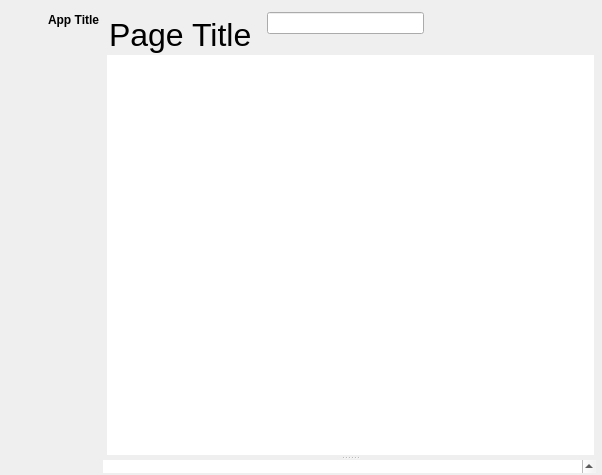
<?xml version="1.0" encoding="UTF-8"?>
<ui version="4.0">
 <class>MainWindow</class>
 <widget class="QMainWindow" name="MainWindow">
  <property name="geometry">
   <rect>
    <x>0</x>
    <y>0</y>
    <width>602</width>
    <height>475</height>
   </rect>
  </property>
  <property name="sizePolicy">
   <sizepolicy hsizetype="Preferred" vsizetype="Preferred">
    <horstretch>1</horstretch>
    <verstretch>1</verstretch>
   </sizepolicy>
  </property>
  <property name="minimumSize">
   <size>
    <width>400</width>
    <height>400</height>
   </size>
  </property>
  <property name="palette">
   <palette>
    <active>
     <colorrole role="Highlight">
      <brush brushstyle="SolidPattern">
       <color alpha="255">
        <red>160</red>
        <green>160</green>
        <blue>160</blue>
       </color>
      </brush>
     </colorrole>
    </active>
    <inactive>
     <colorrole role="Highlight">
      <brush brushstyle="SolidPattern">
       <color alpha="255">
        <red>160</red>
        <green>160</green>
        <blue>160</blue>
       </color>
      </brush>
     </colorrole>
    </inactive>
    <disabled>
     <colorrole role="Highlight">
      <brush brushstyle="SolidPattern">
       <color alpha="255">
        <red>0</red>
        <green>120</green>
        <blue>215</blue>
       </color>
      </brush>
     </colorrole>
    </disabled>
   </palette>
  </property>
  <property name="font">
   <font>
    <stylestrategy>PreferAntialias</stylestrategy>
   </font>
  </property>
  <property name="acceptDrops">
   <bool>true</bool>
  </property>
  <property name="windowTitle">
   <string>Conan App Launcher</string>
  </property>
  <property name="windowIcon">
   <iconset>
    <normaloff>:/icons/icon.ico</normaloff>:/icons/icon.ico</iconset>
  </property>
  <widget class="QWidget" name="central_widget">
   <property name="sizePolicy">
    <sizepolicy hsizetype="Expanding" vsizetype="Expanding">
     <horstretch>1</horstretch>
     <verstretch>1</verstretch>
    </sizepolicy>
   </property>
   <layout class="QVBoxLayout" name="central_widget_layout">
    <property name="spacing">
     <number>0</number>
    </property>
    <property name="leftMargin">
     <number>2</number>
    </property>
    <property name="topMargin">
     <number>0</number>
    </property>
    <property name="rightMargin">
     <number>1</number>
    </property>
    <property name="bottomMargin">
     <number>1</number>
    </property>
    <item>
     <widget class="QFrame" name="main_frame">
      <property name="frameShape">
       <enum>QFrame::Shape::NoFrame</enum>
      </property>
      <property name="frameShadow">
       <enum>QFrame::Shadow::Raised</enum>
      </property>
      <property name="lineWidth">
       <number>0</number>
      </property>
      <layout class="QGridLayout" name="main_frame_layout" rowstretch="1,10" columnstretch="1,20">
       <property name="leftMargin">
        <number>0</number>
       </property>
       <property name="topMargin">
        <number>0</number>
       </property>
       <property name="rightMargin">
        <number>3</number>
       </property>
       <property name="bottomMargin">
        <number>1</number>
       </property>
       <property name="spacing">
        <number>0</number>
       </property>
       <item row="0" column="1">
        <widget class="QFrame" name="top_frame">
         <property name="minimumSize">
          <size>
           <width>0</width>
           <height>55</height>
          </size>
         </property>
         <property name="maximumSize">
          <size>
           <width>16777215</width>
           <height>70</height>
          </size>
         </property>
         <property name="lineWidth">
          <number>0</number>
         </property>
         <layout class="QHBoxLayout" name="top_frame_layout">
          <property name="spacing">
           <number>0</number>
          </property>
          <property name="leftMargin">
           <number>1</number>
          </property>
          <property name="topMargin">
           <number>0</number>
          </property>
          <property name="rightMargin">
           <number>0</number>
          </property>
          <property name="bottomMargin">
           <number>0</number>
          </property>
          <item>
           <widget class="QFrame" name="top_center_frame">
            <property name="minimumSize">
             <size>
              <width>55</width>
              <height>0</height>
             </size>
            </property>
            <property name="maximumSize">
             <size>
              <width>16777214</width>
              <height>100</height>
             </size>
            </property>
            <layout class="QHBoxLayout" name="top_center_frame_layout">
             <property name="leftMargin">
              <number>5</number>
             </property>
             <property name="topMargin">
              <number>1</number>
             </property>
             <property name="rightMargin">
              <number>0</number>
             </property>
             <property name="bottomMargin">
              <number>2</number>
             </property>
             <item>
              <widget class="QLabel" name="page_title">
               <property name="sizePolicy">
                <sizepolicy hsizetype="Minimum" vsizetype="MinimumExpanding">
                 <horstretch>0</horstretch>
                 <verstretch>0</verstretch>
                </sizepolicy>
               </property>
               <property name="font">
                <font>
                 <pointsize>24</pointsize>
                 <stylestrategy>PreferAntialias</stylestrategy>
                </font>
               </property>
               <property name="text">
                <string>Page Title</string>
               </property>
               <property name="scaledContents">
                <bool>true</bool>
               </property>
               <property name="alignment">
                <set>Qt::AlignmentFlag::AlignBottom|Qt::AlignmentFlag::AlignLeading|Qt::AlignmentFlag::AlignLeft</set>
               </property>
               <property name="margin">
                <number>0</number>
               </property>
              </widget>
             </item>
             <item>
              <widget class="QFrame" name="top_center_right_frame">
               <property name="sizePolicy">
                <sizepolicy hsizetype="MinimumExpanding" vsizetype="Preferred">
                 <horstretch>0</horstretch>
                 <verstretch>0</verstretch>
                </sizepolicy>
               </property>
               <property name="minimumSize">
                <size>
                 <width>0</width>
                 <height>0</height>
                </size>
               </property>
               <layout class="QGridLayout" name="gridLayout">
                <property name="leftMargin">
                 <number>9</number>
                </property>
                <property name="topMargin">
                 <number>0</number>
                </property>
                <property name="rightMargin">
                 <number>3</number>
                </property>
                <property name="bottomMargin">
                 <number>0</number>
                </property>
                <item row="0" column="1">
                 <widget class="QFrame" name="window_btns_frame">
                  <property name="minimumSize">
                   <size>
                    <width>0</width>
                    <height>45</height>
                   </size>
                  </property>
                  <property name="maximumSize">
                   <size>
                    <width>165</width>
                    <height>60</height>
                   </size>
                  </property>
                  <property name="layoutDirection">
                   <enum>Qt::LayoutDirection::RightToLeft</enum>
                  </property>
                  <property name="frameShape">
                   <enum>QFrame::Shape::NoFrame</enum>
                  </property>
                  <layout class="QHBoxLayout" name="horizontalLayout_4">
                   <property name="spacing">
                    <number>0</number>
                   </property>
                   <property name="leftMargin">
                    <number>0</number>
                   </property>
                   <property name="topMargin">
                    <number>0</number>
                   </property>
                   <property name="rightMargin">
                    <number>0</number>
                   </property>
                   <property name="bottomMargin">
                    <number>0</number>
                   </property>
                   <item>
                    <widget class="QPushButton" name="close_button">
                     <property name="minimumSize">
                      <size>
                       <width>55</width>
                       <height>35</height>
                      </size>
                     </property>
                     <property name="text">
                      <string/>
                     </property>
                     <property name="flat">
                      <bool>true</bool>
                     </property>
                    </widget>
                   </item>
                   <item>
                    <widget class="QPushButton" name="restore_max_button">
                     <property name="minimumSize">
                      <size>
                       <width>55</width>
                       <height>35</height>
                      </size>
                     </property>
                     <property name="text">
                      <string/>
                     </property>
                     <property name="flat">
                      <bool>true</bool>
                     </property>
                    </widget>
                   </item>
                   <item>
                    <widget class="QPushButton" name="minimize_button">
                     <property name="minimumSize">
                      <size>
                       <width>55</width>
                       <height>35</height>
                      </size>
                     </property>
                     <property name="text">
                      <string/>
                     </property>
                     <property name="flat">
                      <bool>true</bool>
                     </property>
                    </widget>
                   </item>
                  </layout>
                 </widget>
                </item>
                <item row="1" column="1">
                 <spacer name="top_center_vspacer">
                  <property name="orientation">
                   <enum>Qt::Orientation::Vertical</enum>
                  </property>
                  <property name="sizeHint" stdset="0">
                   <size>
                    <width>20</width>
                    <height>40</height>
                   </size>
                  </property>
                 </spacer>
                </item>
                <item row="0" column="0">
                 <widget class="QFrame" name="top_center_search_frame">
                  <property name="layoutDirection">
                   <enum>Qt::LayoutDirection::RightToLeft</enum>
                  </property>
                  <layout class="QVBoxLayout" name="verticalLayout">
                   <property name="leftMargin">
                    <number>0</number>
                   </property>
                   <property name="rightMargin">
                    <number>0</number>
                   </property>
                   <item>
                    <widget class="QLineEdit" name="search_bar_line_edit">
                     <property name="maximumSize">
                      <size>
                       <width>400</width>
                       <height>16777215</height>
                      </size>
                     </property>
                     <property name="layoutDirection">
                      <enum>Qt::LayoutDirection::RightToLeft</enum>
                     </property>
                     <property name="inputMask">
                      <string/>
                     </property>
                     <property name="text">
                      <string/>
                     </property>
                     <property name="placeholderText">
                      <string/>
                     </property>
                     <property name="clearButtonEnabled">
                      <bool>true</bool>
                     </property>
                    </widget>
                   </item>
                  </layout>
                 </widget>
                </item>
               </layout>
              </widget>
             </item>
            </layout>
           </widget>
          </item>
         </layout>
        </widget>
       </item>
       <item row="1" column="1">
        <widget class="QFrame" name="center_frame">
         <property name="frameShape">
          <enum>QFrame::Shape::NoFrame</enum>
         </property>
         <property name="frameShadow">
          <enum>QFrame::Shadow::Raised</enum>
         </property>
         <layout class="QHBoxLayout" name="center_frame_layout" stretch="0,0">
          <property name="spacing">
           <number>0</number>
          </property>
          <property name="sizeConstraint">
           <enum>QLayout::SizeConstraint::SetDefaultConstraint</enum>
          </property>
          <property name="leftMargin">
           <number>0</number>
          </property>
          <property name="topMargin">
           <number>0</number>
          </property>
          <property name="rightMargin">
           <number>2</number>
          </property>
          <property name="bottomMargin">
           <number>0</number>
          </property>
          <item>
           <widget class="QFrame" name="page_frame">
            <property name="frameShape">
             <enum>QFrame::Shape::NoFrame</enum>
            </property>
            <property name="frameShadow">
             <enum>QFrame::Shadow::Raised</enum>
            </property>
            <layout class="QVBoxLayout" name="page_frame_layout" stretch="0">
             <property name="spacing">
              <number>0</number>
             </property>
             <property name="sizeConstraint">
              <enum>QLayout::SizeConstraint::SetMinAndMaxSize</enum>
             </property>
             <property name="leftMargin">
              <number>0</number>
             </property>
             <property name="topMargin">
              <number>0</number>
             </property>
             <property name="rightMargin">
              <number>0</number>
             </property>
             <property name="bottomMargin">
              <number>0</number>
             </property>
             <item>
              <widget class="QSplitter" name="content_footer_splitter">
               <property name="orientation">
                <enum>Qt::Orientation::Vertical</enum>
               </property>
               <property name="childrenCollapsible">
                <bool>false</bool>
               </property>
               <widget class="QFrame" name="content_frame">
                <property name="sizePolicy">
                 <sizepolicy hsizetype="Preferred" vsizetype="Preferred">
                  <horstretch>0</horstretch>
                  <verstretch>0</verstretch>
                 </sizepolicy>
                </property>
                <property name="minimumSize">
                 <size>
                  <width>0</width>
                  <height>300</height>
                 </size>
                </property>
                <property name="frameShape">
                 <enum>QFrame::Shape::NoFrame</enum>
                </property>
                <property name="frameShadow">
                 <enum>QFrame::Shadow::Raised</enum>
                </property>
                <layout class="QVBoxLayout" name="content_frame_layout">
                 <property name="spacing">
                  <number>0</number>
                 </property>
                 <property name="sizeConstraint">
                  <enum>QLayout::SizeConstraint::SetMinAndMaxSize</enum>
                 </property>
                 <property name="leftMargin">
                  <number>2</number>
                 </property>
                 <property name="topMargin">
                  <number>0</number>
                 </property>
                 <property name="rightMargin">
                  <number>2</number>
                 </property>
                 <property name="bottomMargin">
                  <number>1</number>
                 </property>
                 <item>
                  <widget class="QStackedWidget" name="page_stacked_widget">
                   <property name="sizePolicy">
                    <sizepolicy hsizetype="Preferred" vsizetype="Preferred">
                     <horstretch>0</horstretch>
                     <verstretch>0</verstretch>
                    </sizepolicy>
                   </property>
                   <property name="currentIndex">
                    <number>0</number>
                   </property>
                   <widget class="QWidget" name="page">
                    <layout class="QVBoxLayout" name="page_layout">
                     <property name="sizeConstraint">
                      <enum>QLayout::SizeConstraint::SetMaximumSize</enum>
                     </property>
                     <property name="leftMargin">
                      <number>2</number>
                     </property>
                     <property name="topMargin">
                      <number>0</number>
                     </property>
                     <property name="rightMargin">
                      <number>0</number>
                     </property>
                     <property name="bottomMargin">
                      <number>0</number>
                     </property>
                     <item>
                      <widget class="QListView" name="listView_2">
                       <property name="sizePolicy">
                        <sizepolicy hsizetype="Preferred" vsizetype="Preferred">
                         <horstretch>0</horstretch>
                         <verstretch>0</verstretch>
                        </sizepolicy>
                       </property>
                       <property name="minimumSize">
                        <size>
                         <width>0</width>
                         <height>400</height>
                        </size>
                       </property>
                       <property name="frameShape">
                        <enum>QFrame::Shape::NoFrame</enum>
                       </property>
                       <property name="frameShadow">
                        <enum>QFrame::Shadow::Plain</enum>
                       </property>
                       <property name="horizontalScrollBarPolicy">
                        <enum>Qt::ScrollBarPolicy::ScrollBarAlwaysOff</enum>
                       </property>
                       <property name="horizontalScrollMode">
                        <enum>QAbstractItemView::ScrollMode::ScrollPerPixel</enum>
                       </property>
                      </widget>
                     </item>
                    </layout>
                   </widget>
                  </widget>
                 </item>
                </layout>
               </widget>
               <widget class="QFrame" name="page_footer">
                <property name="sizePolicy">
                 <sizepolicy hsizetype="Preferred" vsizetype="Ignored">
                  <horstretch>0</horstretch>
                  <verstretch>0</verstretch>
                 </sizepolicy>
                </property>
                <property name="minimumSize">
                 <size>
                  <width>0</width>
                  <height>150</height>
                 </size>
                </property>
                <property name="maximumSize">
                 <size>
                  <width>16777215</width>
                  <height>500</height>
                 </size>
                </property>
                <property name="frameShape">
                 <enum>QFrame::Shape::NoFrame</enum>
                </property>
                <property name="frameShadow">
                 <enum>QFrame::Shadow::Raised</enum>
                </property>
                <layout class="QVBoxLayout" name="page_footer_layout">
                 <property name="spacing">
                  <number>0</number>
                 </property>
                 <property name="sizeConstraint">
                  <enum>QLayout::SizeConstraint::SetMinAndMaxSize</enum>
                 </property>
                 <property name="leftMargin">
                  <number>0</number>
                 </property>
                 <property name="topMargin">
                  <number>0</number>
                 </property>
                 <property name="rightMargin">
                  <number>0</number>
                 </property>
                 <property name="bottomMargin">
                  <number>1</number>
                 </property>
                 <item>
                  <widget class="QTextBrowser" name="console">
                   <property name="sizePolicy">
                    <sizepolicy hsizetype="Ignored" vsizetype="MinimumExpanding">
                     <horstretch>0</horstretch>
                     <verstretch>0</verstretch>
                    </sizepolicy>
                   </property>
                   <property name="minimumSize">
                    <size>
                     <width>0</width>
                     <height>150</height>
                    </size>
                   </property>
                   <property name="baseSize">
                    <size>
                     <width>832</width>
                     <height>200</height>
                    </size>
                   </property>
                   <property name="font">
                    <font>
                     <family>Consolas</family>
                     <stylestrategy>PreferAntialias</stylestrategy>
                    </font>
                   </property>
                   <property name="styleSheet">
                    <string notr="true"/>
                   </property>
                   <property name="frameShape">
                    <enum>QFrame::Shape::NoFrame</enum>
                   </property>
                   <property name="frameShadow">
                    <enum>QFrame::Shadow::Raised</enum>
                   </property>
                   <property name="verticalScrollBarPolicy">
                    <enum>Qt::ScrollBarPolicy::ScrollBarAlwaysOn</enum>
                   </property>
                   <property name="sizeAdjustPolicy">
                    <enum>QAbstractScrollArea::SizeAdjustPolicy::AdjustToContents</enum>
                   </property>
                   <property name="autoFormatting">
                    <set>QTextEdit::AutoFormattingFlag::AutoAll</set>
                   </property>
                   <property name="tabChangesFocus">
                    <bool>true</bool>
                   </property>
                   <property name="readOnly">
                    <bool>true</bool>
                   </property>
                   <property name="html">
                    <string notr="true">&lt;!DOCTYPE HTML PUBLIC &quot;-//W3C//DTD HTML 4.0//EN&quot; &quot;http://www.w3.org/TR/REC-html40/strict.dtd&quot;&gt;
&lt;html&gt;&lt;head&gt;&lt;meta name=&quot;qrichtext&quot; content=&quot;1&quot; /&gt;&lt;meta charset=&quot;utf-8&quot; /&gt;&lt;style type=&quot;text/css&quot;&gt;
p, li { white-space: pre-wrap; }
hr { height: 1px; border-width: 0; }
li.unchecked::marker { content: &quot;\2610&quot;; }
li.checked::marker { content: &quot;\2612&quot;; }
&lt;/style&gt;&lt;/head&gt;&lt;body style=&quot; font-family:'Consolas'; font-size:9pt; font-weight:400; font-style:normal;&quot;&gt;
&lt;p style=&quot;-qt-paragraph-type:empty; margin-top:0px; margin-bottom:0px; margin-left:0px; margin-right:0px; -qt-block-indent:0; text-indent:0px; font-family:'Cascadia Mono';&quot;&gt;&lt;br /&gt;&lt;/p&gt;&lt;/body&gt;&lt;/html&gt;</string>
                   </property>
                   <property name="openExternalLinks">
                    <bool>true</bool>
                   </property>
                  </widget>
                 </item>
                </layout>
               </widget>
              </widget>
             </item>
            </layout>
           </widget>
          </item>
          <item>
           <widget class="QFrame" name="right_menu_frame">
            <property name="sizePolicy">
             <sizepolicy hsizetype="MinimumExpanding" vsizetype="MinimumExpanding">
              <horstretch>0</horstretch>
              <verstretch>0</verstretch>
             </sizepolicy>
            </property>
            <property name="minimumSize">
             <size>
              <width>0</width>
              <height>0</height>
             </size>
            </property>
            <property name="maximumSize">
             <size>
              <width>0</width>
              <height>16777215</height>
             </size>
            </property>
            <property name="baseSize">
             <size>
              <width>0</width>
              <height>0</height>
             </size>
            </property>
            <property name="frameShape">
             <enum>QFrame::Shape::StyledPanel</enum>
            </property>
            <property name="frameShadow">
             <enum>QFrame::Shadow::Sunken</enum>
            </property>
            <property name="lineWidth">
             <number>1</number>
            </property>
            <layout class="QVBoxLayout" name="right_menu_frame_layout">
             <property name="leftMargin">
              <number>0</number>
             </property>
             <property name="topMargin">
              <number>0</number>
             </property>
             <property name="rightMargin">
              <number>4</number>
             </property>
             <property name="bottomMargin">
              <number>5</number>
             </property>
             <item>
              <widget class="QScrollArea" name="right_menu_scroll_area">
               <property name="sizePolicy">
                <sizepolicy hsizetype="Expanding" vsizetype="MinimumExpanding">
                 <horstretch>0</horstretch>
                 <verstretch>0</verstretch>
                </sizepolicy>
               </property>
               <property name="minimumSize">
                <size>
                 <width>0</width>
                 <height>0</height>
                </size>
               </property>
               <property name="frameShape">
                <enum>QFrame::Shape::NoFrame</enum>
               </property>
               <property name="verticalScrollBarPolicy">
                <enum>Qt::ScrollBarPolicy::ScrollBarAsNeeded</enum>
               </property>
               <property name="horizontalScrollBarPolicy">
                <enum>Qt::ScrollBarPolicy::ScrollBarAlwaysOff</enum>
               </property>
               <property name="sizeAdjustPolicy">
                <enum>QAbstractScrollArea::SizeAdjustPolicy::AdjustToContents</enum>
               </property>
               <property name="widgetResizable">
                <bool>true</bool>
               </property>
               <widget class="QWidget" name="right_menu_scroll_area_widgets">
                <property name="geometry">
                 <rect>
                  <x>0</x>
                  <y>0</y>
                  <width>95</width>
                  <height>411</height>
                 </rect>
                </property>
                <property name="minimumSize">
                 <size>
                  <width>0</width>
                  <height>0</height>
                 </size>
                </property>
                <layout class="QVBoxLayout" name="right_menu_scroll_area_widgets_layout">
                 <property name="spacing">
                  <number>2</number>
                 </property>
                 <property name="leftMargin">
                  <number>2</number>
                 </property>
                 <property name="topMargin">
                  <number>2</number>
                 </property>
                 <property name="rightMargin">
                  <number>0</number>
                 </property>
                 <property name="bottomMargin">
                  <number>0</number>
                 </property>
                 <item>
                  <widget class="QFrame" name="right_menu_content_frame">
                   <property name="sizePolicy">
                    <sizepolicy hsizetype="Preferred" vsizetype="MinimumExpanding">
                     <horstretch>0</horstretch>
                     <verstretch>0</verstretch>
                    </sizepolicy>
                   </property>
                   <property name="frameShadow">
                    <enum>QFrame::Shadow::Raised</enum>
                   </property>
                   <layout class="QVBoxLayout" name="right_menu_content_frame_layout">
                    <property name="spacing">
                     <number>0</number>
                    </property>
                    <property name="leftMargin">
                     <number>0</number>
                    </property>
                    <property name="topMargin">
                     <number>0</number>
                    </property>
                    <property name="rightMargin">
                     <number>0</number>
                    </property>
                    <property name="bottomMargin">
                     <number>0</number>
                    </property>
                    <item>
                     <widget class="QStackedWidget" name="right_menu_top_content_sw">
                      <property name="sizePolicy">
                       <sizepolicy hsizetype="Preferred" vsizetype="MinimumExpanding">
                        <horstretch>0</horstretch>
                        <verstretch>0</verstretch>
                       </sizepolicy>
                      </property>
                      <property name="minimumSize">
                       <size>
                        <width>0</width>
                        <height>100</height>
                       </size>
                      </property>
                      <widget class="QWidget" name="dummy_page_t">
                       <property name="sizePolicy">
                        <sizepolicy hsizetype="Preferred" vsizetype="MinimumExpanding">
                         <horstretch>0</horstretch>
                         <verstretch>0</verstretch>
                        </sizepolicy>
                       </property>
                       <layout class="QVBoxLayout" name="dummy_layout2">
                        <item>
                         <widget class="QPushButton" name="pushButton_6">
                          <property name="text">
                           <string>PushButton</string>
                          </property>
                         </widget>
                        </item>
                        <item>
                         <spacer name="verticalSpacer_2">
                          <property name="orientation">
                           <enum>Qt::Orientation::Vertical</enum>
                          </property>
                          <property name="sizeHint" stdset="0">
                           <size>
                            <width>20</width>
                            <height>40</height>
                           </size>
                          </property>
                         </spacer>
                        </item>
                       </layout>
                      </widget>
                     </widget>
                    </item>
                    <item>
                     <widget class="QStackedWidget" name="right_menu_bottom_content_sw">
                      <property name="sizePolicy">
                       <sizepolicy hsizetype="Preferred" vsizetype="MinimumExpanding">
                        <horstretch>0</horstretch>
                        <verstretch>0</verstretch>
                       </sizepolicy>
                      </property>
                      <property name="minimumSize">
                       <size>
                        <width>0</width>
                        <height>100</height>
                       </size>
                      </property>
                      <widget class="QWidget" name="dummy_page_b">
                       <property name="sizePolicy">
                        <sizepolicy hsizetype="Preferred" vsizetype="MinimumExpanding">
                         <horstretch>0</horstretch>
                         <verstretch>0</verstretch>
                        </sizepolicy>
                       </property>
                       <property name="styleSheet">
                        <string notr="true"/>
                       </property>
                       <layout class="QVBoxLayout" name="dummy_layout">
                        <item>
                         <widget class="QPushButton" name="pushButton">
                          <property name="sizePolicy">
                           <sizepolicy hsizetype="Minimum" vsizetype="Fixed">
                            <horstretch>0</horstretch>
                            <verstretch>0</verstretch>
                           </sizepolicy>
                          </property>
                          <property name="minimumSize">
                           <size>
                            <width>0</width>
                            <height>50</height>
                           </size>
                          </property>
                          <property name="text">
                           <string>PushButton</string>
                          </property>
                         </widget>
                        </item>
                        <item>
                         <spacer name="verticalSpacer">
                          <property name="orientation">
                           <enum>Qt::Orientation::Vertical</enum>
                          </property>
                          <property name="sizeType">
                           <enum>QSizePolicy::Policy::MinimumExpanding</enum>
                          </property>
                          <property name="sizeHint" stdset="0">
                           <size>
                            <width>20</width>
                            <height>5</height>
                           </size>
                          </property>
                         </spacer>
                        </item>
                       </layout>
                      </widget>
                     </widget>
                    </item>
                   </layout>
                  </widget>
                 </item>
                </layout>
               </widget>
              </widget>
             </item>
            </layout>
           </widget>
          </item>
         </layout>
        </widget>
       </item>
       <item row="0" column="0" rowspan="2">
        <widget class="QFrame" name="left_menu_frame">
         <property name="styleSheet">
          <string notr="true"/>
         </property>
         <property name="frameShape">
          <enum>QFrame::Shape::NoFrame</enum>
         </property>
         <property name="frameShadow">
          <enum>QFrame::Shadow::Raised</enum>
         </property>
         <layout class="QVBoxLayout" name="left_menu_frame_layout">
          <property name="spacing">
           <number>0</number>
          </property>
          <property name="sizeConstraint">
           <enum>QLayout::SizeConstraint::SetDefaultConstraint</enum>
          </property>
          <property name="leftMargin">
           <number>3</number>
          </property>
          <property name="topMargin">
           <number>0</number>
          </property>
          <property name="rightMargin">
           <number>0</number>
          </property>
          <property name="bottomMargin">
           <number>0</number>
          </property>
          <item>
           <widget class="QFrame" name="left_menu_top_subframe">
            <property name="frameShape">
             <enum>QFrame::Shape::NoFrame</enum>
            </property>
            <property name="frameShadow">
             <enum>QFrame::Shadow::Raised</enum>
            </property>
            <layout class="QVBoxLayout" name="left_menu_top_subframe_layout">
             <property name="spacing">
              <number>15</number>
             </property>
             <property name="leftMargin">
              <number>3</number>
             </property>
             <property name="topMargin">
              <number>5</number>
             </property>
             <property name="rightMargin">
              <number>3</number>
             </property>
             <property name="bottomMargin">
              <number>0</number>
             </property>
             <item>
              <widget class="QFrame" name="frame">
               <property name="frameShape">
                <enum>QFrame::Shape::NoFrame</enum>
               </property>
               <property name="frameShadow">
                <enum>QFrame::Shadow::Raised</enum>
               </property>
               <layout class="QHBoxLayout" name="horizontalLayout">
                <property name="leftMargin">
                 <number>4</number>
                </property>
                <property name="topMargin">
                 <number>0</number>
                </property>
                <property name="rightMargin">
                 <number>0</number>
                </property>
                <property name="bottomMargin">
                 <number>0</number>
                </property>
                <item>
                 <widget class="QLabel" name="title_icon_label">
                  <property name="sizePolicy">
                   <sizepolicy hsizetype="Fixed" vsizetype="Fixed">
                    <horstretch>0</horstretch>
                    <verstretch>0</verstretch>
                   </sizepolicy>
                  </property>
                  <property name="minimumSize">
                   <size>
                    <width>25</width>
                    <height>25</height>
                   </size>
                  </property>
                  <property name="maximumSize">
                   <size>
                    <width>25</width>
                    <height>25</height>
                   </size>
                  </property>
                  <property name="text">
                   <string/>
                  </property>
                  <property name="pixmap">
                   <pixmap>../../assets/icons/icon.ico</pixmap>
                  </property>
                  <property name="scaledContents">
                   <bool>true</bool>
                  </property>
                  <property name="alignment">
                   <set>Qt::AlignmentFlag::AlignCenter</set>
                  </property>
                 </widget>
                </item>
                <item>
                 <widget class="QLabel" name="title_label">
                  <property name="minimumSize">
                   <size>
                    <width>0</width>
                    <height>30</height>
                   </size>
                  </property>
                  <property name="font">
                   <font>
                    <italic>false</italic>
                    <bold>true</bold>
                    <stylestrategy>PreferAntialias</stylestrategy>
                   </font>
                  </property>
                  <property name="styleSheet">
                   <string notr="true">font: bold</string>
                  </property>
                  <property name="text">
                   <string>App Title</string>
                  </property>
                  <property name="alignment">
                   <set>Qt::AlignmentFlag::AlignLeading|Qt::AlignmentFlag::AlignLeft|Qt::AlignmentFlag::AlignVCenter</set>
                  </property>
                  <property name="margin">
                   <number>0</number>
                  </property>
                  <property name="indent">
                   <number>5</number>
                  </property>
                 </widget>
                </item>
               </layout>
              </widget>
             </item>
             <item>
              <widget class="QPushButton" name="toggle_left_menu_button">
               <property name="sizePolicy">
                <sizepolicy hsizetype="Fixed" vsizetype="Fixed">
                 <horstretch>0</horstretch>
                 <verstretch>0</verstretch>
                </sizepolicy>
               </property>
               <property name="minimumSize">
                <size>
                 <width>64</width>
                 <height>45</height>
                </size>
               </property>
               <property name="maximumSize">
                <size>
                 <width>64</width>
                 <height>45</height>
                </size>
               </property>
               <property name="toolTip">
                <string>Expand/Collapse Menu</string>
               </property>
               <property name="text">
                <string/>
               </property>
               <property name="icon">
                <iconset>
                 <normaloff>../../../../../../Users/peter/.designer/assets/icons/menu_stripes.png</normaloff>../../../../../../Users/peter/.designer/assets/icons/menu_stripes.png</iconset>
               </property>
               <property name="iconSize">
                <size>
                 <width>32</width>
                 <height>32</height>
                </size>
               </property>
               <property name="checkable">
                <bool>false</bool>
               </property>
               <property name="default">
                <bool>false</bool>
               </property>
               <property name="flat">
                <bool>true</bool>
               </property>
              </widget>
             </item>
            </layout>
           </widget>
          </item>
          <item>
           <widget class="QFrame" name="left_menu_middle_subframe">
            <property name="minimumSize">
             <size>
              <width>0</width>
              <height>0</height>
             </size>
            </property>
            <property name="frameShape">
             <enum>QFrame::Shape::NoFrame</enum>
            </property>
            <property name="frameShadow">
             <enum>QFrame::Shadow::Raised</enum>
            </property>
            <layout class="QVBoxLayout" name="left_menu_middle_subframe_layout">
             <property name="leftMargin">
              <number>3</number>
             </property>
             <property name="rightMargin">
              <number>3</number>
             </property>
             <property name="bottomMargin">
              <number>0</number>
             </property>
            </layout>
           </widget>
          </item>
          <item>
           <widget class="QFrame" name="left_menu_bottom_subframe">
            <property name="frameShape">
             <enum>QFrame::Shape::NoFrame</enum>
            </property>
            <property name="frameShadow">
             <enum>QFrame::Shadow::Raised</enum>
            </property>
            <layout class="QVBoxLayout" name="left_menu_bottom_subframe_layout">
             <property name="spacing">
              <number>5</number>
             </property>
             <property name="leftMargin">
              <number>3</number>
             </property>
             <property name="topMargin">
              <number>0</number>
             </property>
             <property name="rightMargin">
              <number>3</number>
             </property>
             <property name="bottomMargin">
              <number>10</number>
             </property>
             <item>
              <spacer name="left_menu_bottom_vspacer">
               <property name="orientation">
                <enum>Qt::Orientation::Vertical</enum>
               </property>
               <property name="sizeHint" stdset="0">
                <size>
                 <width>20</width>
                 <height>40</height>
                </size>
               </property>
              </spacer>
             </item>
             <item>
              <widget class="QPushButton" name="settings_button">
               <property name="minimumSize">
                <size>
                 <width>64</width>
                 <height>50</height>
                </size>
               </property>
               <property name="maximumSize">
                <size>
                 <width>64</width>
                 <height>16777215</height>
                </size>
               </property>
               <property name="toolTip">
                <string>Show Settings Menu</string>
               </property>
               <property name="text">
                <string/>
               </property>
               <property name="icon">
                <iconset>
                 <normalon>../../../../../../Users/peter/.designer/assets/icons/settings.png</normalon>
                </iconset>
               </property>
               <property name="iconSize">
                <size>
                 <width>32</width>
                 <height>32</height>
                </size>
               </property>
               <property name="checkable">
                <bool>true</bool>
               </property>
               <property name="checked">
                <bool>false</bool>
               </property>
               <property name="flat">
                <bool>true</bool>
               </property>
              </widget>
             </item>
            </layout>
           </widget>
          </item>
         </layout>
        </widget>
       </item>
      </layout>
     </widget>
    </item>
   </layout>
  </widget>
 </widget>
 <tabstops>
  <tabstop>toggle_left_menu_button</tabstop>
  <tabstop>settings_button</tabstop>
  <tabstop>listView_2</tabstop>
  <tabstop>search_bar_line_edit</tabstop>
  <tabstop>minimize_button</tabstop>
  <tabstop>restore_max_button</tabstop>
  <tabstop>close_button</tabstop>
  <tabstop>right_menu_scroll_area</tabstop>
  <tabstop>pushButton_6</tabstop>
  <tabstop>pushButton</tabstop>
  <tabstop>console</tabstop>
 </tabstops>
 <resources/>
 <connections/>
</ui>
